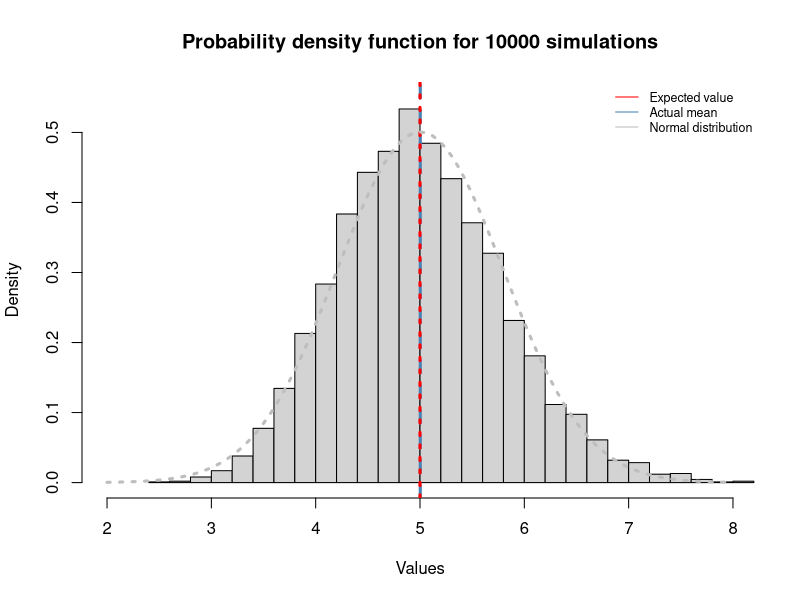
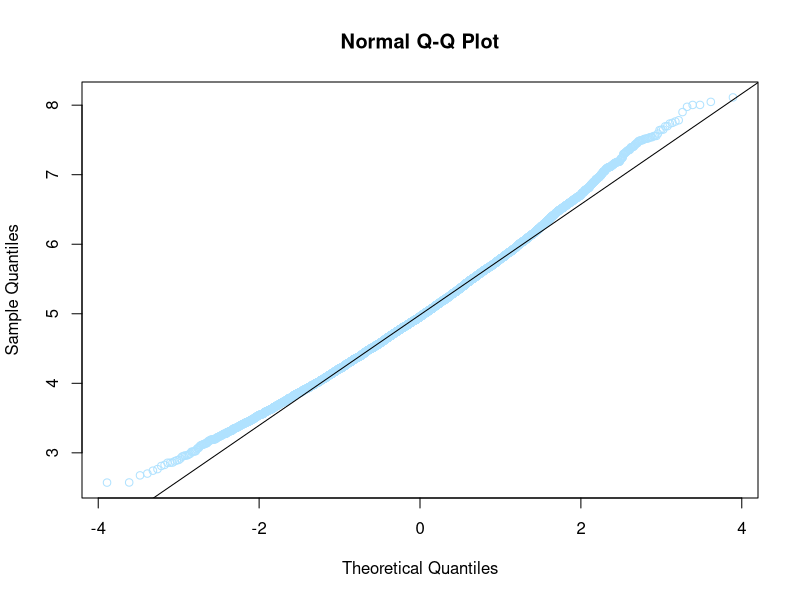
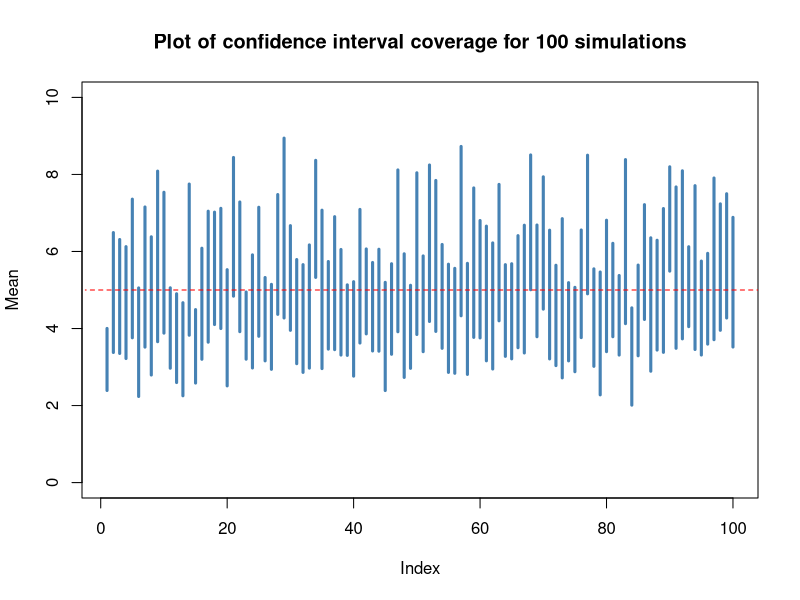

The R script that drew these images, in order:
## ---- chunk 1
library(knitr)
library(plotrix)
## ---- chunk 2
opts_chunk$set(eval = TRUE)
opts_chunk$set(echo = FALSE)
opts_chunk$set(fig.height = 3.5)
## ---- chunk 3
set.seed(1230); lambda <- .2; n <- 40; no_sim <- 10000
mean_values <- NULL; mean_sds <- NULL
for (i in 1:no_sim){
  values <- rexp(n, lambda); means <- mean(values); sds <- sd(values)
  mean_values  <- c(mean_values, means); mean_sds <- c(mean_sds, sds)
}
avg <- mean(mean_values); s <- sd(mean_values)
## ---- chunk 4
avg
## ---- chunk 5
myhist <- hist(mean_values , freq = FALSE, xlim = c(2, 8), ylim = c(0, .55), 
               breaks = 25, main = paste("Probability density function for", no_sim, "simulations"), 
               xlab = "Values")

abline(v = avg , col = "steelblue", lwd = 3, lty = 2)
abline(v = 5, col = "red", lwd = 3, lty = 9)

x <- seq(min(mean_values ), max(mean_values ), length = 100) 
y <- dnorm(x, mean = avg, sd = s)
curve(dnorm(x, mean = avg, sd = s), 
      col = "gray", lwd = 3, lty = 3, add = TRUE)

legend('topright', c("Expected value", "Actual mean", "Normal distribution"), 
       lty=1, col=c('red', 'steelblue', "gray"), bty='n', cex=.75)
## ---- chunk 6
s
## ---- chunk 7
qqnorm(mean_values, col = "lightskyblue1")
qqline(mean_values)
## ---- chunk 8
upper <- mean_values +  1.96 * (mean_sds/sqrt(n))
lower <- mean_values -  1.96 * (mean_sds/sqrt(n))
sum(lower < 5 & 5 < upper)/no_sim * 100
## ---- chunk 9
set.seed(1230)
# rerun for no_sim <- 100
no_sim <- 100

mean_values <- NULL; mean_sds <- NULL

for (i in 1:no_sim){
  # calculate the mean & sd of all the sample means
  values <- rexp(n, lambda)
  means <- mean(values); sds <- sd(values)
  mean_values  <- c(mean_values, means); mean_sds <- c(mean_sds, sds)
}
# construct 95% confidence interval for each simulation
upper <- mean_values +  1.96 * (mean_sds/sqrt(n))
lower <- mean_values -  1.96 * (mean_sds/sqrt(n))
# sum(lower < 5 & 5 < upper)/no_sim * 100

index <- c(1:no_sim)

plot(index, upper, ylim = c(0, 10), type = "n", xlab = "Index", ylab = "Mean", 
     main = "Plot of confidence interval coverage for 100 simulations")

segments(index, upper, index, lower, col = "steelblue", lwd = 3)
#ablineclip(h = 5, col = "red", lwd = 2, lty = 2)
text(-8, 5, expression(paste("", mu, "")), cex = 1.5)
ablineclip(h=5, x1 = -2.5, lty = 2, col="red")
